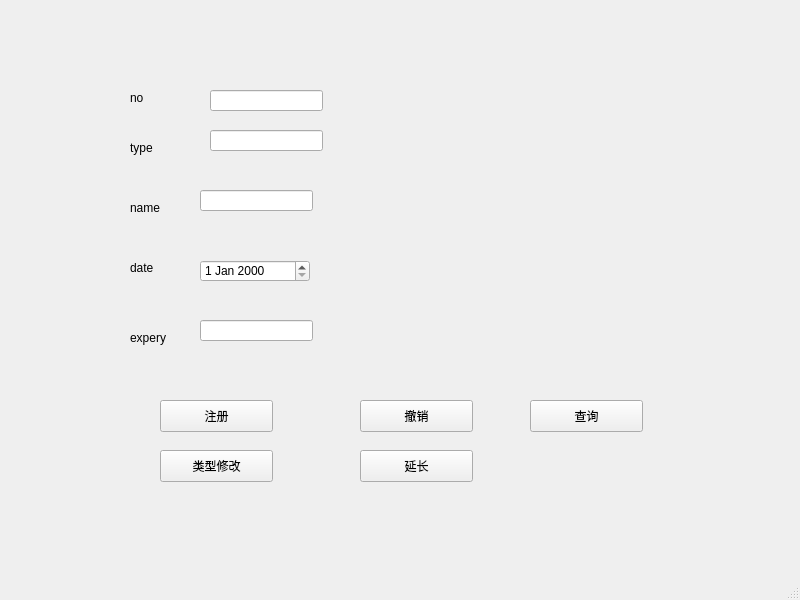
<?xml version="1.0" encoding="UTF-8"?>
<ui version="4.0">
 <class>MainWindow</class>
 <widget class="QMainWindow" name="MainWindow">
  <property name="geometry">
   <rect>
    <x>0</x>
    <y>0</y>
    <width>800</width>
    <height>600</height>
   </rect>
  </property>
  <property name="windowTitle">
   <string>MainWindow</string>
  </property>
  <widget class="QWidget" name="centralwidget">
   <widget class="QLabel" name="label">
    <property name="geometry">
     <rect>
      <x>130</x>
      <y>90</y>
      <width>59</width>
      <height>16</height>
     </rect>
    </property>
    <property name="text">
     <string>no</string>
    </property>
   </widget>
   <widget class="QLabel" name="label_2">
    <property name="geometry">
     <rect>
      <x>130</x>
      <y>140</y>
      <width>59</width>
      <height>16</height>
     </rect>
    </property>
    <property name="text">
     <string>type</string>
    </property>
   </widget>
   <widget class="QLabel" name="label_3">
    <property name="geometry">
     <rect>
      <x>130</x>
      <y>200</y>
      <width>59</width>
      <height>16</height>
     </rect>
    </property>
    <property name="text">
     <string>name</string>
    </property>
   </widget>
   <widget class="QLabel" name="label_4">
    <property name="geometry">
     <rect>
      <x>130</x>
      <y>260</y>
      <width>59</width>
      <height>16</height>
     </rect>
    </property>
    <property name="text">
     <string>date</string>
    </property>
   </widget>
   <widget class="QLabel" name="label_5">
    <property name="geometry">
     <rect>
      <x>130</x>
      <y>330</y>
      <width>59</width>
      <height>16</height>
     </rect>
    </property>
    <property name="text">
     <string>expery</string>
    </property>
   </widget>
   <widget class="QLineEdit" name="lineEdit_no">
    <property name="geometry">
     <rect>
      <x>210</x>
      <y>90</y>
      <width>113</width>
      <height>21</height>
     </rect>
    </property>
   </widget>
   <widget class="QLineEdit" name="lineEdit_type">
    <property name="geometry">
     <rect>
      <x>210</x>
      <y>130</y>
      <width>113</width>
      <height>21</height>
     </rect>
    </property>
   </widget>
   <widget class="QLineEdit" name="lineEdit_name">
    <property name="geometry">
     <rect>
      <x>200</x>
      <y>190</y>
      <width>113</width>
      <height>21</height>
     </rect>
    </property>
   </widget>
   <widget class="QLineEdit" name="lineEdit_expery">
    <property name="geometry">
     <rect>
      <x>200</x>
      <y>320</y>
      <width>113</width>
      <height>21</height>
     </rect>
    </property>
   </widget>
   <widget class="QDateEdit" name="dateEdit">
    <property name="geometry">
     <rect>
      <x>200</x>
      <y>260</y>
      <width>110</width>
      <height>22</height>
     </rect>
    </property>
   </widget>
   <widget class="QPushButton" name="btn_register">
    <property name="geometry">
     <rect>
      <x>160</x>
      <y>400</y>
      <width>113</width>
      <height>32</height>
     </rect>
    </property>
    <property name="text">
     <string>注册</string>
    </property>
   </widget>
   <widget class="QPushButton" name="pushButton_cancel">
    <property name="geometry">
     <rect>
      <x>360</x>
      <y>400</y>
      <width>113</width>
      <height>32</height>
     </rect>
    </property>
    <property name="text">
     <string>撤销</string>
    </property>
   </widget>
   <widget class="QPushButton" name="pushButton_search">
    <property name="geometry">
     <rect>
      <x>530</x>
      <y>400</y>
      <width>113</width>
      <height>32</height>
     </rect>
    </property>
    <property name="text">
     <string>查询</string>
    </property>
   </widget>
   <widget class="QPushButton" name="pushButton_typemodify">
    <property name="geometry">
     <rect>
      <x>160</x>
      <y>450</y>
      <width>113</width>
      <height>32</height>
     </rect>
    </property>
    <property name="text">
     <string>类型修改</string>
    </property>
   </widget>
   <widget class="QPushButton" name="pushButton_expery">
    <property name="geometry">
     <rect>
      <x>360</x>
      <y>450</y>
      <width>113</width>
      <height>32</height>
     </rect>
    </property>
    <property name="text">
     <string>延长</string>
    </property>
   </widget>
  </widget>
  <widget class="QMenuBar" name="menubar">
   <property name="geometry">
    <rect>
     <x>0</x>
     <y>0</y>
     <width>800</width>
     <height>22</height>
    </rect>
   </property>
  </widget>
  <widget class="QStatusBar" name="statusbar"/>
 </widget>
 <resources/>
 <connections/>
</ui>
